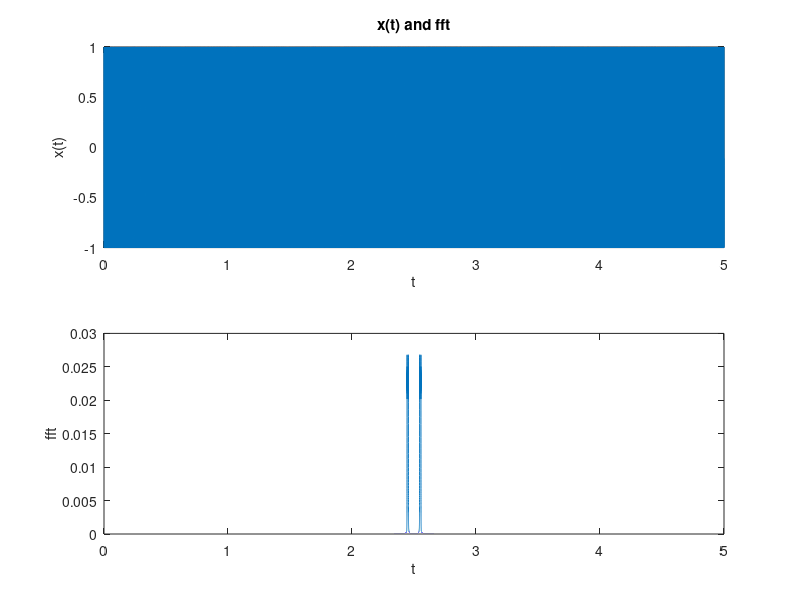

This chart was generated by the following MATLAB code:
clc, clear all, clf;
fs = 44100; % Sampling rate (44100 is CD quality)
Ts = 1/fs; % Step-size (resolution) of simulation 
t = 0:Ts:5;
%f = 400:0.5:1000;
N = length(t); %length of time array
F = fs/N; %Frequency step-size

f1=400;
f2=1000;
%semi_t=0:1/Fs:(tf/2-1/Fs);
%sl=2*(f2-f1/2);
%f1=f1*semi_t+(sl.*semi_t/2);
%f2=f1(end)+f2*semi_t-sl.*semi_t/2;

u = (f2-f1)/(2*5);
s3 =u.*t.*t;
f0 = [f1 f2];
x = cos(2*pi*f1*t+s3);
subplot(2,1,1),plot(t,x);
%axis([0 0.02 -1.6 1.6]);
title('x(t) and fft')
xlabel('t');
ylabel('x(t)');
soundsc(x,fs)

x=fftshift(fft(x))/N;
f=(-fs/2):F:(fs/2)-F;
subplot(2,1,2),plot(t,abs(x));
%axis([1.5 3.5 0 0.12]);
xlabel('t');
ylabel('fft');